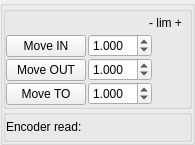
  <widget class="QGroupBox" name="upperJaw" >
   <property name="geometry" >
    <rect>
     <x>10</x>
     <y>140</y>
     <width>190</width>
     <height>144</height>
    </rect>
   </property>
   <property name="title" >
    <string/>
   </property>
   <layout class="QVBoxLayout" >
    <property name="spacing" >
     <number>0</number>
    </property>
    <property name="leftMargin" >
     <number>0</number>
    </property>
    <property name="topMargin" >
     <number>0</number>
    </property>
    <property name="rightMargin" >
     <number>0</number>
    </property>
    <property name="bottomMargin" >
     <number>0</number>
    </property>
    <item>
     <widget class="TauGroupBox" name="upperStepper" >
      <property name="flat" >
       <bool>true</bool>
      </property>
      <property name="showText" >
       <bool>false</bool>
      </property>
      <layout class="QGridLayout" >
       <property name="leftMargin" >
        <number>0</number>
       </property>
       <property name="topMargin" >
        <number>0</number>
       </property>
       <property name="rightMargin" >
        <number>0</number>
       </property>
       <property name="bottomMargin" >
        <number>0</number>
       </property>
       <property name="horizontalSpacing" >
        <number>0</number>
       </property>
       <property name="verticalSpacing" >
        <number>0</number>
       </property>
       <item row="0" column="0" >
        <layout class="QHBoxLayout" >
         <item>
          <widget class="TauValueLabel" name="upperLabelState" >
           <property name="minimumSize" >
            <size>
             <width>50</width>
             <height>22</height>
            </size>
           </property>
           <property name="frameShape" >
            <enum>QFrame::NoFrame</enum>
           </property>
           <property name="frameShadow" >
            <enum>QFrame::Plain</enum>
           </property>
           <property name="showQuality" >
            <bool>false</bool>
           </property>
           <property name="useParentModel" >
            <bool>true</bool>
           </property>
           <property name="model" >
            <string>/State</string>
           </property>
          </widget>
         </item>
         <item>
          <widget class="TauStateLed" name="upperLedState" >
           <property name="useParentModel" >
            <bool>true</bool>
           </property>
           <property name="model" >
            <string>/State</string>
           </property>
          </widget>
         </item>
         <item>
          <spacer>
           <property name="orientation" >
            <enum>Qt::Horizontal</enum>
           </property>
           <property name="sizeHint" >
            <size>
             <width>150</width>
             <height>20</height>
            </size>
           </property>
          </spacer>
         </item>
         <item>
          <widget class="TauLimitSwitch" name="upperLimitN" >
           <property name="useParentModel" >
            <bool>true</bool>
           </property>
           <property name="model" >
            <string>/Limit_switches</string>
           </property>
           <property name="boolIndex" >
            <number>2</number>
           </property>
          </widget>
         </item>
         <item>
          <widget class="QLabel" name="upperLimitLabel" >
           <property name="text" >
            <string>- lim +</string>
           </property>
           <property name="alignment" >
            <set>Qt::AlignCenter</set>
           </property>
          </widget>
         </item>
         <item>
          <widget class="TauLimitSwitch" name="upperLimitP" >
           <property name="useParentModel" >
            <bool>true</bool>
           </property>
           <property name="model" >
            <string>/Limit_switches</string>
           </property>
           <property name="boolIndex" >
            <number>1</number>
           </property>
          </widget>
         </item>
        </layout>
       </item>
       <item row="1" column="0" >
        <layout class="QHBoxLayout" >
         <property name="spacing" >
          <number>2</number>
         </property>
         <item>
          <widget class="QPushButton" name="upperMoveIn" >
           <property name="text" >
            <string>Move IN</string>
           </property>
          </widget>
         </item>
         <item>
          <widget class="QDoubleSpinBox" name="upperInValue" >
           <property name="decimals" >
            <number>3</number>
           </property>
           <property name="minimum" >
            <double>0.005000000000000</double>
           </property>
           <property name="maximum" >
            <double>20.000000000000000</double>
           </property>
           <property name="singleStep" >
            <double>0.001000000000000</double>
           </property>
           <property name="value" >
            <double>1.000000000000000</double>
           </property>
          </widget>
         </item>
         <item>
          <widget class="TauConfigLabel" name="upperInStepperUnits" >
           <property name="minimumSize" >
            <size>
             <width>35</width>
             <height>24</height>
            </size>
           </property>
           <property name="maximumSize" >
            <size>
             <width>35</width>
             <height>24</height>
            </size>
           </property>
           <property name="useParentModel" >
            <bool>true</bool>
           </property>
           <property name="model" >
            <string>/Position?configuration=unit</string>
           </property>
          </widget>
         </item>
        </layout>
       </item>
       <item row="2" column="0" >
        <layout class="QHBoxLayout" >
         <property name="spacing" >
          <number>2</number>
         </property>
         <item>
          <widget class="QPushButton" name="upperMoveOut" >
           <property name="text" >
            <string>Move OUT</string>
           </property>
          </widget>
         </item>
         <item>
          <widget class="QDoubleSpinBox" name="upperOutValue" >
           <property name="decimals" >
            <number>3</number>
           </property>
           <property name="minimum" >
            <double>0.005000000000000</double>
           </property>
           <property name="maximum" >
            <double>20.000000000000000</double>
           </property>
           <property name="singleStep" >
            <double>0.001000000000000</double>
           </property>
           <property name="value" >
            <double>1.000000000000000</double>
           </property>
          </widget>
         </item>
         <item>
          <widget class="TauConfigLabel" name="upperOutStepperUnits" >
           <property name="minimumSize" >
            <size>
             <width>35</width>
             <height>24</height>
            </size>
           </property>
           <property name="maximumSize" >
            <size>
             <width>35</width>
             <height>24</height>
            </size>
           </property>
           <property name="useParentModel" >
            <bool>true</bool>
           </property>
           <property name="model" >
            <string>/Position?configuration=unit</string>
           </property>
          </widget>
         </item>
        </layout>
       </item>
       <item row="3" column="0" >
        <layout class="QHBoxLayout" >
         <property name="spacing" >
          <number>2</number>
         </property>
         <item>
          <widget class="QPushButton" name="upperMoveAbs" >
           <property name="text" >
            <string>Move TO</string>
           </property>
          </widget>
         </item>
         <item>
          <widget class="QDoubleSpinBox" name="upperAbsValue" >
           <property name="decimals" >
            <number>3</number>
           </property>
           <property name="maximum" >
            <double>20.000000000000000</double>
           </property>
           <property name="singleStep" >
            <double>0.001000000000000</double>
           </property>
           <property name="value" >
            <double>1.000000000000000</double>
           </property>
          </widget>
         </item>
         <item>
          <widget class="TauConfigLabel" name="upperAbsStepperUnits" >
           <property name="minimumSize" >
            <size>
             <width>35</width>
             <height>24</height>
            </size>
           </property>
           <property name="maximumSize" >
            <size>
             <width>35</width>
             <height>24</height>
            </size>
           </property>
           <property name="useParentModel" >
            <bool>true</bool>
           </property>
           <property name="model" >
            <string>/Position?configuration=unit</string>
           </property>
          </widget>
         </item>
        </layout>
       </item>
      </layout>
     </widget>
    </item>
    <item>
     <widget class="TauGroupBox" name="upperEnc" >
      <property name="sizePolicy" >
       <sizepolicy vsizetype="Expanding" hsizetype="Expanding" >
        <horstretch>0</horstretch>
        <verstretch>0</verstretch>
       </sizepolicy>
      </property>
      <property name="flat" >
       <bool>true</bool>
      </property>
      <property name="showText" >
       <bool>false</bool>
      </property>
      <layout class="QGridLayout" >
       <property name="leftMargin" >
        <number>0</number>
       </property>
       <property name="topMargin" >
        <number>0</number>
       </property>
       <property name="rightMargin" >
        <number>0</number>
       </property>
       <property name="bottomMargin" >
        <number>0</number>
       </property>
       <property name="horizontalSpacing" >
        <number>-1</number>
       </property>
       <property name="verticalSpacing" >
        <number>0</number>
       </property>
       <item row="0" column="0" >
        <layout class="QHBoxLayout" >
         <item>
          <widget class="QLabel" name="upperEncLabel" >
           <property name="text" >
            <string>Encoder read:</string>
           </property>
          </widget>
         </item>
         <item>
          <widget class="TauValueLabel" name="upperEncRead" >
           <property name="sizePolicy" >
            <sizepolicy vsizetype="Preferred" hsizetype="Minimum" >
             <horstretch>0</horstretch>
             <verstretch>0</verstretch>
            </sizepolicy>
           </property>
           <property name="useParentModel" >
            <bool>true</bool>
           </property>
           <property name="model" >
            <string>/Position</string>
           </property>
          </widget>
         </item>
         <item>
          <widget class="TauConfigLabel" name="upperEncUnits" >
           <property name="minimumSize" >
            <size>
             <width>35</width>
             <height>24</height>
            </size>
           </property>
           <property name="maximumSize" >
            <size>
             <width>35</width>
             <height>24</height>
            </size>
           </property>
           <property name="useParentModel" >
            <bool>true</bool>
           </property>
           <property name="model" >
            <string>/Position?configuration=unit</string>
           </property>
          </widget>
         </item>
        </layout>
       </item>
      </layout>
     </widget>
    </item>
   </layout>
  </widget>
